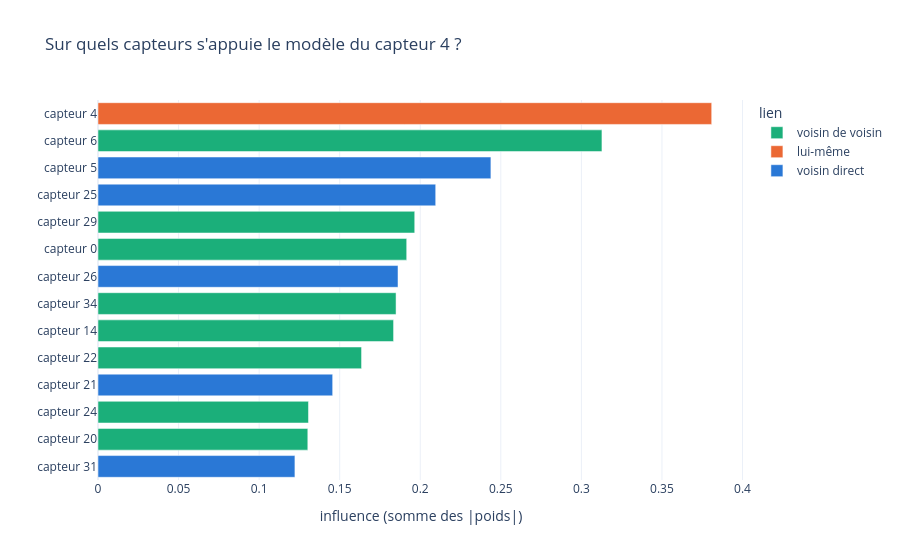

Notebook code cell kept with this figure:
### Markdown cell above
## Lecture du modèle : quels capteurs comptent ?

Le modèle d'un capteur est une somme pondérée. On peut donc regarder ses poids pour voir sur quels capteurs il s'appuie.

Chaque capteur lu a 10 poids, un par débit passé. Pour résumer ça en un seul nombre, on additionne leurs valeurs absolues : c'est l'**influence**. Les valeurs absolues évitent qu'un poids positif et un poids négatif s'annulent.

Une grande barre veut dire : « le modèle s'appuie beaucoup sur ce capteur pour prédire le capteur choisi ». Ce n'est pas une preuve de cause à effet, car les débits de capteurs proches se ressemblent.

### Pour un capteur

### Code cell
M = var_graphe.influence(models, hoods)

lus = np.flatnonzero(M[capteur])
lien = ["lui-même" if j == capteur else "voisin direct" if A[capteur, j] else "voisin de voisin" for j in lus]

fig = px.bar(x=M[capteur, lus], y=[f"capteur {j}" for j in lus], color=lien, orientation="h",
             color_discrete_map={"lui-même": ORANGE, "voisin direct": BLEU, "voisin de voisin": VERT},
             labels={"x": "influence (somme des |poids|)", "y": "", "color": "lien"},
             title=f"Sur quels capteurs s'appuie le modèle du capteur {capteur} ?")
fig.update_layout(template="plotly_white", yaxis_categoryorder="total ascending")
fig.show()

### Figure 1 — Plotly figure (JSON) as saved in the notebook; plotly's stock layout.template omitted (floating-point values rounded to 4 significant figures)
{"data": [{"alignmentgroup": "True", "hovertemplate": "lien=voisin de voisin<br>influence (somme des |poids|)=%{x}<br>=%{y}<extra></extra>", "legendgroup": "voisin de voisin", "marker": {"color": "#1baf7a", "pattern": {"shape": ""}}, "name": "voisin de voisin", "offsetgroup": "voisin de voisin", "orientation": "h", "showlegend": true, "textposition": "auto", "type": "bar", "x": [0.1916, 0.3128, 0.1834, 0.1302, 0.1636, 0.1306, 0.1966, 0.185], "xaxis": "x", "y": ["capteur 0", "capteur 6", "capteur 14", "capteur 20", "capteur 22", "capteur 24", "capteur 29", "capteur 34"], "yaxis": "y"}, {"alignmentgroup": "True", "hovertemplate": "lien=lui-même<br>influence (somme des |poids|)=%{x}<br>=%{y}<extra></extra>", "legendgroup": "lui-même", "marker": {"color": "#eb6834", "pattern": {"shape": ""}}, "name": "lui-même", "offsetgroup": "lui-même", "orientation": "h", "showlegend": true, "textposition": "auto", "type": "bar", "x": [0.3809], "xaxis": "x", "y": ["capteur 4"], "yaxis": "y"}, {"alignmentgroup": "True", "hovertemplate": "lien=voisin direct<br>influence (somme des |poids|)=%{x}<br>=%{y}<extra></extra>", "legendgroup": "voisin direct", "marker": {"color": "#2a78d6", "pattern": {"shape": ""}}, "name": "voisin direct", "offsetgroup": "voisin direct", "orientation": "h", "showlegend": true, "textposition": "auto", "type": "bar", "x": [0.2438, 0.1456, 0.2096, 0.1862, 0.1222], "xaxis": "x", "y": ["capteur 5", "capteur 21", "capteur 25", "capteur 26", "capteur 31"], "yaxis": "y"}], "layout": {"barmode": "relative", "legend": {"title": {"text": "lien"}, "tracegroupgap": 0}, "title": {"text": "Sur quels capteurs s'appuie le modèle du capteur 4 ?"}, "xaxis": {"anchor": "y", "domain": [0, 1], "title": {"text": "influence (somme des |poids|)"}}, "yaxis": {"anchor": "x", "categoryorder": "total ascending", "domain": [0, 1], "title": {"text": ""}}}}
